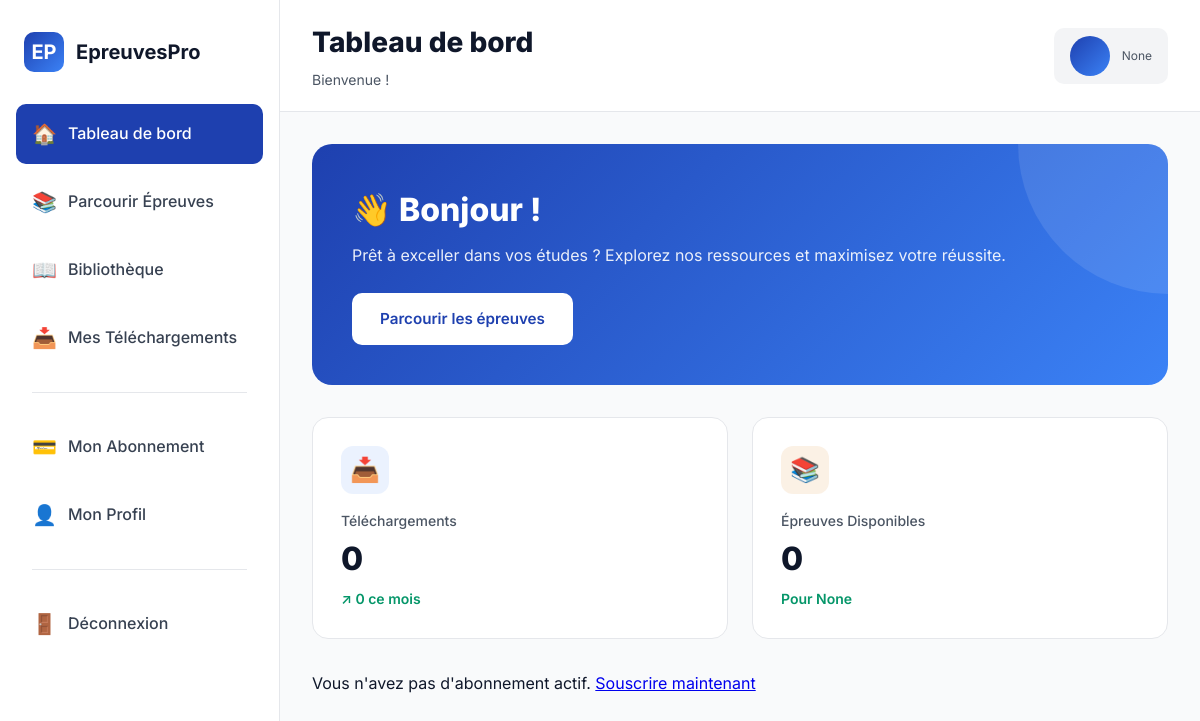
/dashboard/ (signed in), run on an earlier commit of the app's database.
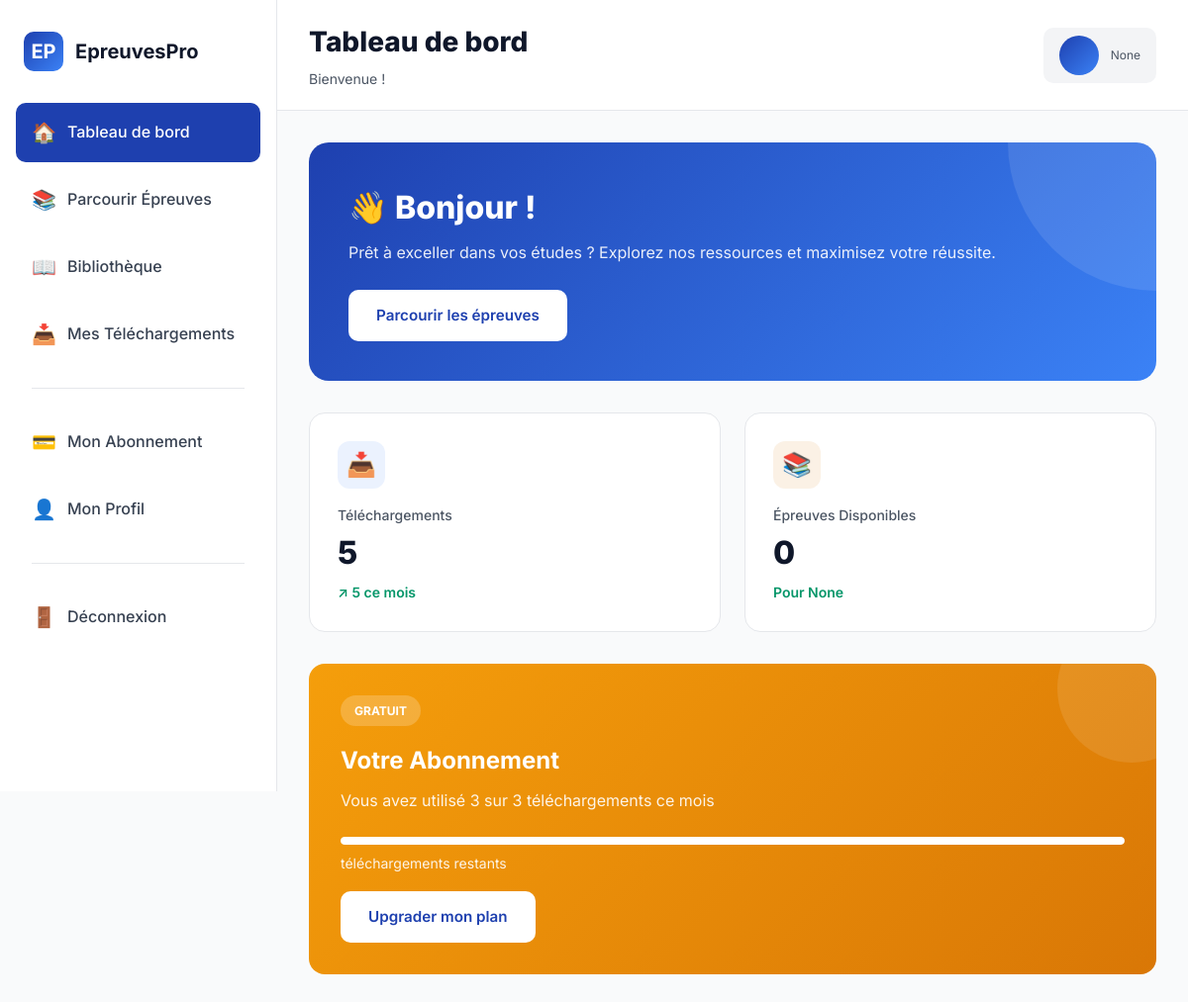
And on a later commit of the database.
### abonnements/models.py (models this page shows, shortened)
class Abonnement(models.Model):
    user = models.OneToOneField(
        settings.AUTH_USER_MODEL,  # ← Changement ici
        on_delete=models.CASCADE,
        related_name='abonnement',
        verbose_name="Utilisateur"
    )
    plan = models.ForeignKey(
        PlanAbonnement,
        on_delete=models.PROTECT,
        related_name='abonnements',
        verbose_name="Plan"
    )
    date_debut = models.DateTimeField(auto_now_add=True, verbose_name="Date de début")
    date_fin = models.DateTimeField(verbose_name="Date de fin")
    est_actif = models.BooleanField(default=True, verbose_name="Actif")
    renouvellement_auto = models.BooleanField(default=False, verbose_name="Renouvellement automatique")
    telechargements_utilises = models.IntegerField(
        default=0,
        verbose_name="Téléchargements utilisés ce mois"
    )
    class Meta:
        verbose_name = "Abonnement"
        verbose_name_plural = "Abonnements"
        ordering = ['-date_debut']

class PlanAbonnement(models.Model):
    TYPE_CHOICES = [
        ('gratuit', 'Gratuit'),
        ('mensuel', 'Mensuel'),
        ('annuel', 'Annuel'),
    ]
    nom = models.CharField(max_length=100, verbose_name="Nom du plan")
    type_plan = models.CharField(max_length=20, choices=TYPE_CHOICES, unique=True)
    prix = models.DecimalField(
        max_digits=10,
        decimal_places=2,
        validators=[MinValueValidator(Decimal('0.00'))],
        verbose_name="Prix"
    )
    limite_telechargements = models.IntegerField(
        default=0,
        help_text="0 = illimité",
        verbose_name="Limite de téléchargements"
    )
    description = models.TextField(blank=True, null=True)
    est_actif = models.BooleanField(default=True, verbose_name="Actif")
    ordre = models.IntegerField(default=0, help_text="Ordre d'affichage")
    class Meta:
        verbose_name = "Plan d'abonnement"
        verbose_name_plural = "Plans d'abonnement"
        ordering = ['ordre', 'prix']

### dashboard/views.py (the view)
# urls.py: path('', views.dashboard_view, name='dashboard'),
@login_required
def dashboard_view(request):
    user = request.user
    total_telechargements = Telechargement.objects.filter(user=user).count()
    telechargements_mois = Telechargement.objects.filter(
        user=user,
        date_telechargement__gte=datetime.now() - timedelta(days=30)
    ).count()
    try:
        abonnement = Abonnement.objects.get(user=user, est_actif=True)
        pourcentage_utilise = 0
        if abonnement.plan.limite_telechargements > 0:
            pourcentage_utilise = (abonnement.telechargements_utilises / abonnement.plan.limite_telechargements) * 100
    except Abonnement.DoesNotExist:
        abonnement = None
        pourcentage_utilise = 0
    activites_recentes = Telechargement.objects.filter(user=user).order_by('-date_telechargement')[:5]
    from epreuves.models import Epreuve
    epreuves_disponibles = Epreuve.objects.filter(classe__nom__icontains=user.classe).count() if user.classe else 0
    context = {
        'total_telechargements': total_telechargements,
        'telechargements_mois': telechargements_mois,
        'abonnement': abonnement,
        'pourcentage_utilise': pourcentage_utilise,
        'activites_recentes': activites_recentes,
        'epreuves_disponibles': epreuves_disponibles,
    }
    return render(request, 'dashboard/dashboard.html', context)

### dashboard/templates/dashboard/dashboard.html (shortened to what the changed rows need)
{% load static %}
<!DOCTYPE html>
<html lang="fr">
<head>
    <link rel="stylesheet" href="{% static 'css/dashboard.css' %}">
</head>
<body>
    <div class="main-content">
        <header class="header">
            <div class="header-left">
                <h1>Tableau de bord</h1>
            </div>
        </header>
        <div class="content">
            <div class="welcome-section">
                <div class="welcome-content">
                    <h2>👋 Bonjour {{ user.first_name }} !</h2>
                </div>
            </div>
            <div class="stats-grid">
                <div class="stat-card">
                    <div class="stat-header">
                        <div class="stat-icon blue">📥</div>
                    </div>
                    <div class="stat-label">Téléchargements</div>
                    <div class="stat-value">{{ total_telechargements }}</div>
                    <div class="stat-change positive">↗ {{ telechargements_mois }} ce mois</div>
                </div>
                <div class="stat-card">
                </div>
            </div>
            {% if abonnement %}
            <div class="subscription-card">
                <div class="subscription-content">
                    <div class="subscription-badge">{{ abonnement.plan.nom }}</div>
                    <h3 class="subscription-title">Votre Abonnement</h3>
                    <p class="subscription-desc">
                        Vous avez utilisé {{ abonnement.telechargements_utilises }}
                        sur {% if abonnement.plan.limite_telechargements == 0 %}∞{% else %}{{ abonnement.plan.limite_telechargements }}{% endif %}
                        téléchargements ce mois
                    </p>
                    {% if abonnement.plan.limite_telechargements > 0 %}
                    <div class="progress-bar">
                        <div class="progress-fill" style="width: {{ pourcentage_utilise }}%;"></div>
                    </div>
                    <p class="progress-text">
                        téléchargements restants
                    </p>
                    {% endif %}
                    <a href="#" class="btn btn-white" style="margin-top: 1rem;">
                        Upgrader mon plan
                    </a>
                </div>
            </div>
            {% else %}
            <div class="alert alert-warning">
                Vous n'avez pas d'abonnement actif.
                <a href="#">Souscrire maintenant</a>
            </div>
            {% endif %}
        </div>
    </div>
</body>
</html>

What changed in the data, as far as the page shows it:
added Abonnement: plan.nom "GRATUIT", telechargements_utilises "3", plan.limite_telechargements "3"
Also different on the page:
{{ total_telechargements }}: "0" → "5"
{{ telechargements_mois }}: "0" → "5"
text no longer shown: "Vous n'avez pas d'abonnement actif. Souscrire maintenant"
text now shown: "Votre Abonnement Vous avez utilisé sur téléchargements ce mois téléchargements restants Upgrader mon plan"
